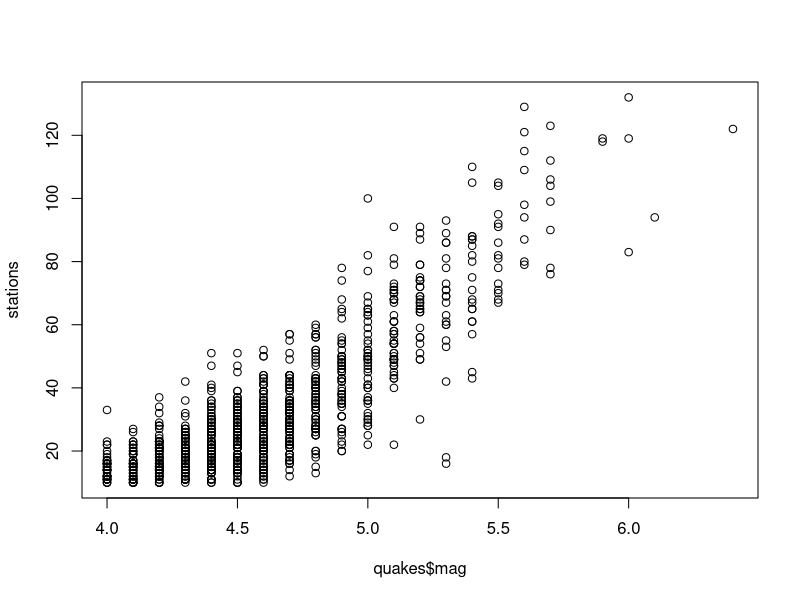

Recreate this plot in R.
## ---- chunk 1
stations <- quakes$stations
plot(x = quakes$mag, y = stations)
